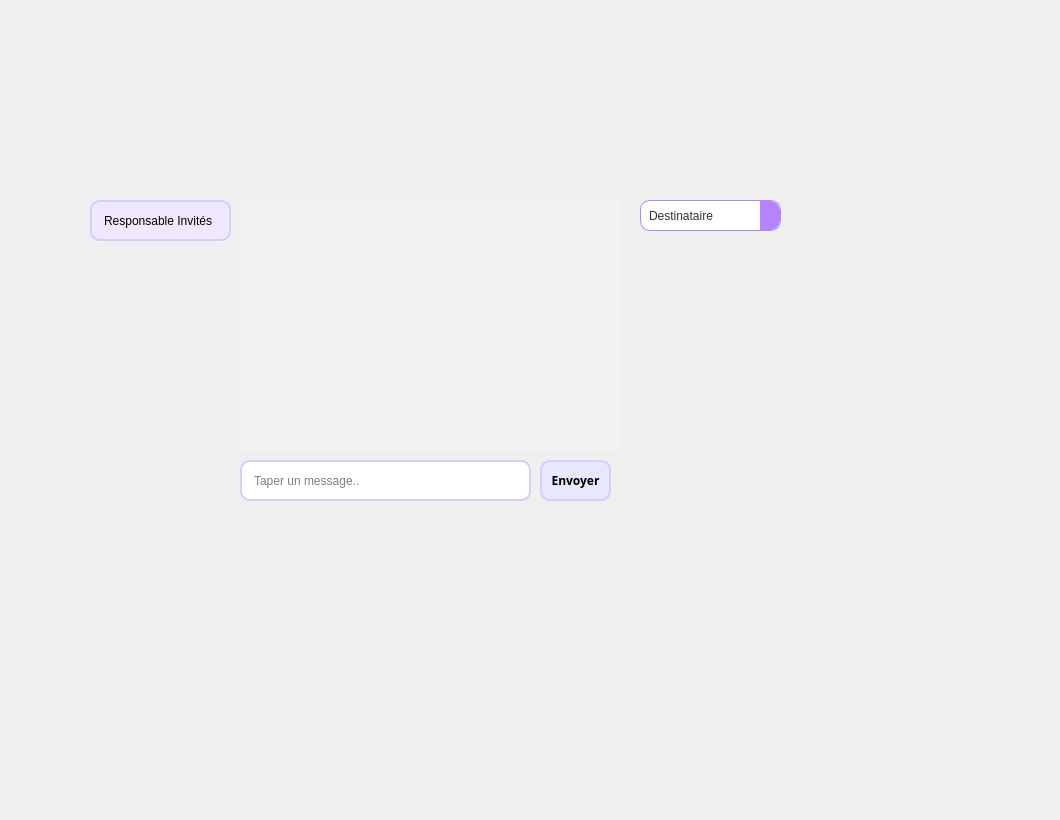
      <widget class="QWidget" name="tab_8">
       <attribute name="title">
        <string>ChatBox</string>
       </attribute>
       <widget class="QLineEdit" name="invite_msg_3">
        <property name="geometry">
         <rect>
          <x>240</x>
          <y>460</y>
          <width>291</width>
          <height>41</height>
         </rect>
        </property>
        <property name="styleSheet">
         <string notr="true">QLineEdit#invite_msg_3 {
    border: 2px solid #D1D0FB; /* Lighter blue border */
    border-radius: 10px;
    padding: 10px;
    background-color: #ffffff; /* White background */
}

QLineEdit#lineEdit_chatbox:focus {
    border-color: #92c9ff; /* Focused border color */
}

QLineEdit#lineEdit_chatbox::placeholder {
    color: #999999; /* Placeholder text color */
}</string>
        </property>
        <property name="text">
         <string/>
        </property>
        <property name="placeholderText">
         <string>Taper un message..</string>
        </property>
       </widget>
       <widget class="QComboBox" name="invite_services_2">
        <property name="geometry">
         <rect>
          <x>640</x>
          <y>200</y>
          <width>141</width>
          <height>31</height>
         </rect>
        </property>
        <property name="styleSheet">
         <string notr="true">QComboBox#invite_services_2 {
    border: 1px solid #b483ff; /* Light purple border */
    border-radius: 10px;
    padding: 8px;
    background-color: #ffffff; /* White background */
    color: #333333; /* Text color */
}

QComboBox#invite_services_2:focus {
    border-color: #a35ad6; /* Focused border color */
}

QComboBox#invite_services_2::drop-down {
    subcontrol-origin: padding;
    subcontrol-position: top right;
    width: 20px; /* Adjust the width of the drop-down button */
    border-left: none; /* Remove the border on the left side of the drop-down button */
    border-top-right-radius: 10px; /* Rounded corner for the top-right of the drop-down button */
    border-bottom-right-radius: 10px; /* Rounded corner for the bottom-right of the drop-down button */
    background-color: #b483ff; /* Light purple background for the drop-down button */
}

QComboBox#invite_services_2::down-arrow {
    image: url(&quot;://arrow_down.png&quot;); /* Set a custom image for the drop-down arrow */
    width: 16px; /* Adjust the width of the arrow */
    height: 16px; /* Adjust the height of the arrow */
}</string>
        </property>
        <item>
         <property name="text">
          <string>Destinataire</string>
         </property>
        </item>
        <item>
         <property name="text">
          <string>Responsable POD</string>
         </property>
        </item>
        <item>
         <property name="text">
          <string>Responsable Sponsoring</string>
         </property>
        </item>
        <item>
         <property name="text">
          <string>Responsable Trésorier</string>
         </property>
        </item>
        <item>
         <property name="text">
          <string>Responsable Logistique</string>
         </property>
        </item>
        <item>
         <property name="text">
          <string>Responsable Employes</string>
         </property>
        </item>
       </widget>
       <widget class="QPushButton" name="invite_chatbox_2">
        <property name="geometry">
         <rect>
          <x>540</x>
          <y>460</y>
          <width>71</width>
          <height>41</height>
         </rect>
        </property>
        <property name="font">
         <font>
          <family>Space Grotesk</family>
          <weight>75</weight>
          <bold>true</bold>
         </font>
        </property>
        <property name="styleSheet">
         <string notr="true">QLabel {
    font-family: &quot;Space Grotesk&quot;;
}
/* Push Button Styling */
QPushButton {
    background-color: #E8E8FD; /* Set the background color for the push button */
    border: 2px solid #D1D0FB; /* Set the border color */
    border-radius: 10px; /* Adjust the radius for the rounded corners */
    color: #000000; /* Set the text color */
    font-family: &quot;Space Grotesk&quot;;

}
QPushButton:hover
{
background-color:rgb(138, 110, 161);
color:white;
}


</string>
        </property>
        <property name="text">
         <string>Envoyer</string>
        </property>
       </widget>
       <widget class="QLineEdit" name="invite_sender_2">
        <property name="geometry">
         <rect>
          <x>90</x>
          <y>200</y>
          <width>141</width>
          <height>41</height>
         </rect>
        </property>
        <property name="styleSheet">
         <string notr="true">QLineEdit#invite_sender_2 {
    border: 2px solid #D1D0FB; /* Bordure bleue plus claire */
    border-radius: 10px;
    padding: 10px;
    background-color: #f0e8ff; /* Fond violet clair */
}

QLineEdit#invite_sender_2:focus {
    border-color: #92c9ff; /* Couleur de bordure lorsqu'il est en focus */
}

QLineEdit#invite_sender_2::placeholder {
    color: #999999; /* Couleur du texte de l'indicateur */
}</string>
        </property>
        <property name="text">
         <string>Responsable Invités</string>
        </property>
       </widget>
       <widget class="QListWidget" name="invite_chat_2">
        <property name="geometry">
         <rect>
          <x>240</x>
          <y>200</y>
          <width>381</width>
          <height>251</height>
         </rect>
        </property>
        <property name="styleSheet">
         <string notr="true">QListWidget {
    border: 0px solid #D1D0FB;
    background-color: #f2f2f2;
    padding: 10px;
}

QListWidget::item {
    margin-bottom: 10px;
    padding: 10px;
    border-radius: 8px;
    max-width: 70%;
    background-color: #6ec6ff; /* Light blue */
}

QListWidget::item:alternate {
    align-self: flex-end;
    background-color: #dff2ff; /* Light blue */
}

QListWidget::item:selected {
    background-color: #b7e1fc; /* Lighter blue */
}

QListWidget::item:hover {
    background-color: #ebf9ff; /* Lighter hover color */
}

QListWidget::item:selected:active {
    background-color: #92c9ff; /* Active selection color */
}

QListWidget::item::text {
    color: #333; /* Text color */
}

QListWidget::item::text:selected {
    color: #000; /* Selected text color */
}
</string>
        </property>
       </widget>
       <widget class="QLabel" name="label_40">
        <property name="geometry">
         <rect>
          <x>10</x>
          <y>-10</y>
          <width>991</width>
          <height>201</height>
         </rect>
        </property>
        <property name="styleSheet">
         <string notr="true">background-image: url(&quot;C:/Users/user/Desktop/projet_integration (4)/projet_integration/projet/Group 201 (1).png&quot;);
background-repeat: no-repeat;
background-position: center;
</string>
        </property>
        <property name="text">
         <string/>
        </property>
       </widget>
       <widget class="QLabel" name="label_52">
        <property name="geometry">
         <rect>
          <x>-50</x>
          <y>200</y>
          <width>1051</width>
          <height>611</height>
         </rect>
        </property>
        <property name="styleSheet">
         <string notr="true">background-image:url(:/tsawer/background.png)</string>
        </property>
        <property name="text">
         <string/>
        </property>
       </widget>
       <zorder>label_52</zorder>
       <zorder>invite_msg_3</zorder>
       <zorder>invite_services_2</zorder>
       <zorder>invite_chatbox_2</zorder>
       <zorder>invite_sender_2</zorder>
       <zorder>invite_chat_2</zorder>
       <zorder>label_40</zorder>
      </widget>
